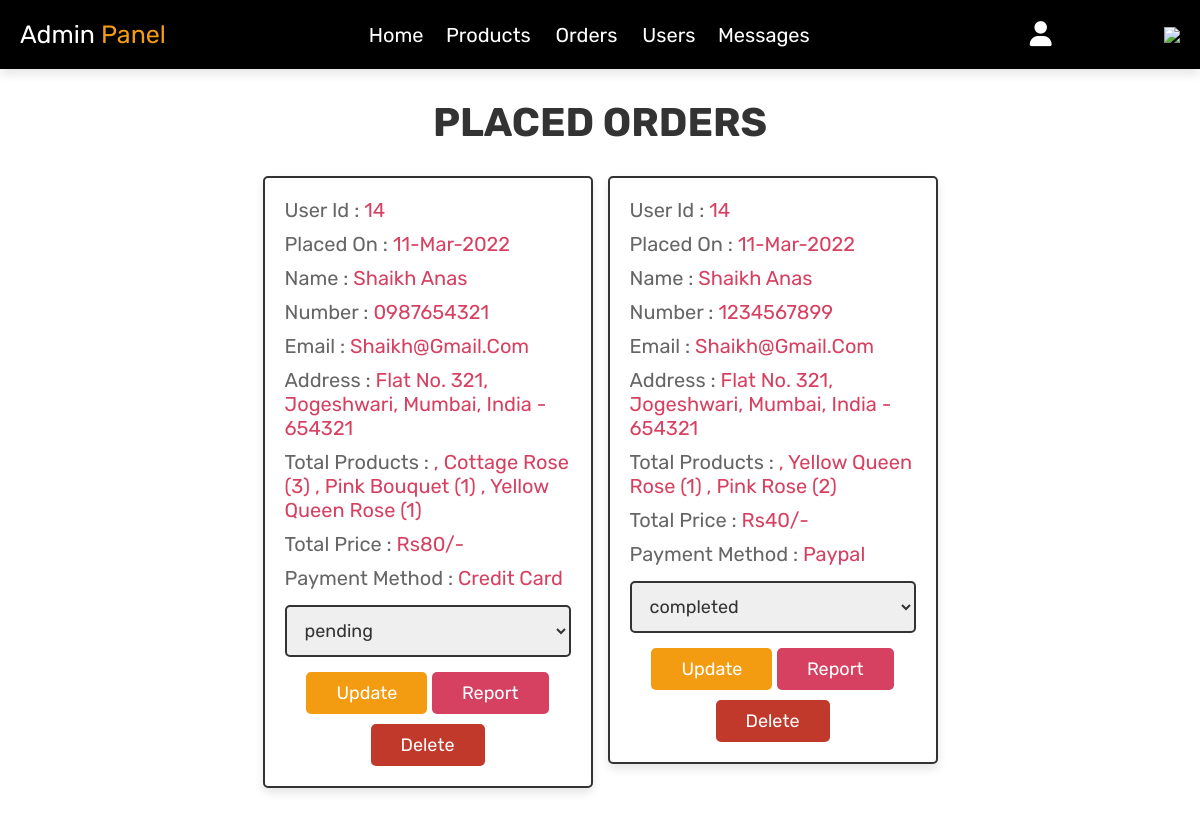
The app's page /admin_orders.php (signed in) with its own data.
### tables this page shows
CREATE TABLE `orders` (
  `id` int(100) NOT NULL,
  `user_id` int(100) NOT NULL,
  `name` varchar(100) NOT NULL,
  `number` varchar(12) NOT NULL,
  `email` varchar(100) NOT NULL,
  `method` varchar(50) NOT NULL,
  `address` varchar(500) NOT NULL,
  `total_products` varchar(1000) NOT NULL,
  `total_price` int(100) NOT NULL,
  `placed_on` varchar(50) NOT NULL,
  `payment_status` varchar(20) NOT NULL DEFAULT 'pending'
);

### admin_orders.php (the view, shortened to what this page needs)
<?php
@include 'config.php';
?>
<!DOCTYPE html>
<html lang="en">
<head>
   <link rel="stylesheet" href="https://cdnjs.cloudflare.com/ajax/libs/font-awesome/6.0.0/css/all.min.css">
   <link rel="stylesheet" href="css/admin_style.css">
</head>
<body>
<?php @include 'admin_header.php'; ?>
<section class=" placed-orders">
   <h1 class="title">placed orders</h1>
   <div class=" box-container">
      <?php
      $select_orders = mysqli_query($conn, "SELECT * FROM `orders`") or die('query failed');
      if(mysqli_num_rows($select_orders) > 0){
         while($fetch_orders = mysqli_fetch_assoc($select_orders)){
      ?>
      <div class=" btn box">
         <p> user id : <span><?php echo $fetch_orders['user_id']; ?></span> </p>
         <p> placed on : <span><?php echo $fetch_orders['placed_on']; ?></span> </p>
         <p> name : <span><?php echo $fetch_orders['name']; ?></span> </p>
         <p> number : <span><?php echo $fetch_orders['number']; ?></span> </p>
         <p> email : <span><?php echo $fetch_orders['email']; ?></span> </p>
         <p> address : <span><?php echo $fetch_orders['address']; ?></span> </p>
         <p> total products : <span><?php echo $fetch_orders['total_products']; ?></span> </p>
         <p> total price : <span>Rs<?php echo $fetch_orders['total_price']; ?>/-</span> </p>
         <p> payment method : <span><?php echo $fetch_orders['method']; ?></span> </p>
         <form action="" method="post">
            <select name="update_payment">
               <option disabled selected><?php echo $fetch_orders['payment_status']; ?></option>
            </select>
            <input type="submit" name="update_order" value="update" class="btn  option-btn">
            <button type="button" class="btn btn-danger"><a  style="color: white;" href="print.php">Report</a>  </button>
            <a href="admin_orders.php?delete=<?php echo $fetch_orders['id']; ?>" class=" btn delete-btn" onclick="return confirm('delete this order?');">delete</a>
         </form>
      </div>
      <?php
         }
      }else{
         echo '<p class="empty">no orders placed yet!</p>';
      }
      ?>
   </div>
</section>
</body>
</html>

### css/admin_style.css (style rules this page uses)
:root { --pink:#d64161; --red:#c0392b; --LightYellow : #20B2AA; --orange:#f39c12; --black:#333; --white:#fff; --light-color:#666; --light-white:#ccc; --light-bg:#f5f5f5; --border:.2rem solid var(--black); --box-shadow:0 .5rem 1rem rgba(0,0,0,.1); }
* { font-family: 'Rubik', sans-serif; margin:0; padding:0; box-sizing: border-box; outline: none; border:none; text-decoration: none; transition:all .2s linear; }
html { font-size: 62.5%; overflow-x: hidden; scroll-behavior: smooth; scroll-padding-top: 6.5rem; }
body { background: var(--white); }
section { padding:3rem 2rem; }
.title { text-align: center; margin-bottom: 2rem; color:var(--black); text-transform: uppercase; font-size: 4rem; }
.btn, .delete-btn, .option-btn { display: inline-block; border-radius: .5rem; margin-top: 1rem; font-size: 1.8rem; color:var(--white); cursor: pointer; padding:1rem 3rem; text-transform: capitalize; }
.btn { background-color: var(--pink); }
.delete-btn { background-color: var(--red); }
.option-btn { background-color: var(--orange); }
.placed-orders .box-container { display: grid; grid-template-columns: repeat(auto-fit, 33rem); gap:1.5rem; align-items: flex-start; max-width: 1200px; margin: 0 auto; justify-content: center; }
.placed-orders .box-container .box { padding:2rem; border:var(--border); background-color: var(--white); box-shadow: var(--box-shadow); border-radius: .5rem; }
.placed-orders .box-container .box p { margin-bottom: 1rem; font-size: 2rem; color:var(--light-color); }
.placed-orders .box-container .box p span { color:var(--pink); }
.placed-orders .box-container .box form { margin-top: 1rem; text-align: center; }
.placed-orders .box-container .box form select { width: 100%; border:var(--border); padding:1.2rem 1.4rem; font-size: 1.8rem; color:var(--black); border:var(--border); border-radius: .5rem; margin:.5rem 0; }

### records on screen
orders: user "14", placed_on "11-Mar-2022", name "Shaikh Anas", number "0987654321", email "Shaikh@gmail.com", address "Flat No. 321, Jogeshwari, Mumbai, India - 654321", total_products ", Cottage Rose (3) , Pink Bouquet (1) , Yellow Queen Rose (1)", total_price "80", method "Credit Card", update_payment "pending"
orders: user "14", placed_on "11-Mar-2022", name "Shaikh Anas", number "1234567899", email "Shaikh@gmail.com", address "Flat No. 321, Jogeshwari, Mumbai, India - 654321", total_products ", Yellow Queen Rose (1) , Pink Rose (2)", total_price "40", method "Paypal", update_payment "completed"
